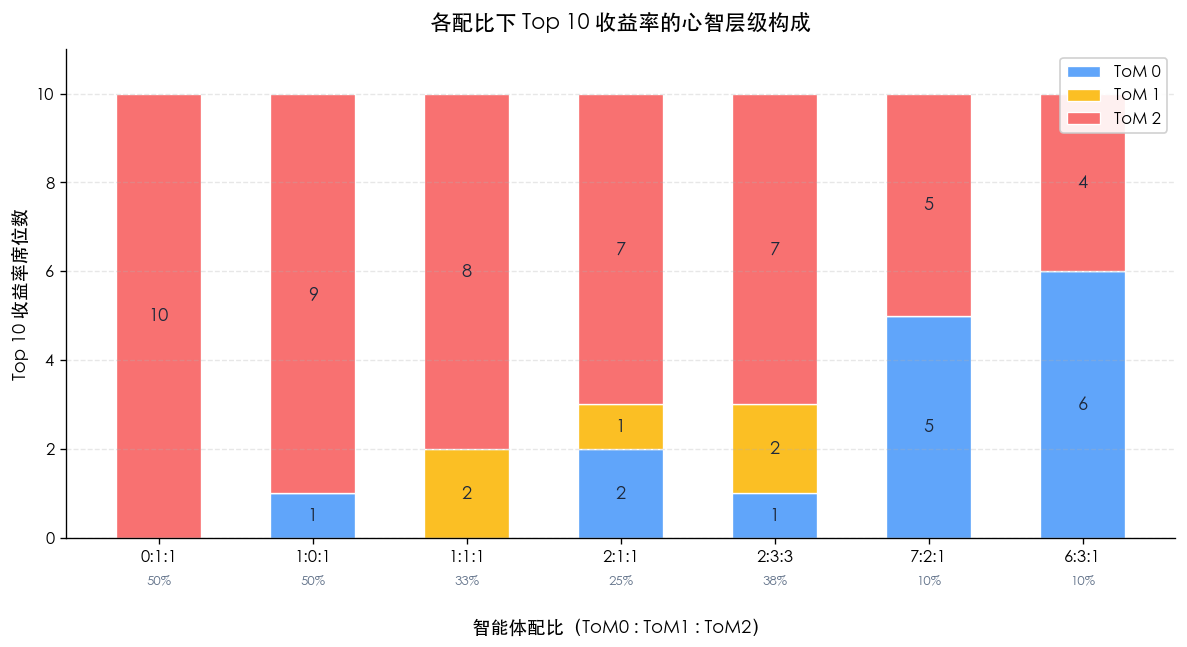

This figure's Python source:
"""堆叠柱状图：各配比下 Top10 收益率的心智构成，展示 ToM2 即使少数也占多数席位。"""

import matplotlib.pyplot as plt
import matplotlib
import numpy as np

matplotlib.rcParams["font.sans-serif"] = [
    "PingFang SC",
    "Heiti SC",
    "STHeiti",
    "Arial Unicode MS",
    "SimHei",
    "DejaVu Sans",
]
matplotlib.rcParams["axes.unicode_minus"] = False

# (比例标签, ToM0数量, ToM1数量, ToM2数量)
DATA = [
    ("0:1:1", 0, 0, 10),
    ("1:0:1", 1, 0, 9),
    ("1:1:1", 0, 2, 8),
    ("2:1:1", 2, 1, 7),
    ("2:3:3", 1, 2, 7),
    ("7:2:1", 5, 0, 5),
    ("6:3:1", 6, 0, 4),
]


def _tom2_ratio(row):
    """ToM2 实际占比，用于排序。"""
    a, b, c = (int(x) for x in row[0].split(":"))
    return c / (a + b + c)


def main():
    # 按 ToM2 Top10 数量降序排列
    ordered = sorted(DATA, key=lambda r: r[3], reverse=True)

    labels = [r[0] for r in ordered]
    tom0 = [r[1] for r in ordered]
    tom1 = [r[2] for r in ordered]
    tom2 = [r[3] for r in ordered]

    x = np.arange(len(labels))
    width = 0.55

    fig, ax = plt.subplots(figsize=(10, 5.5), dpi=120)

    # 堆叠柱
    c0 = "#60a5fa"  # 蓝 - ToM0
    c1 = "#fbbf24"  # 黄 - ToM1
    c2 = "#f87171"  # 红 - ToM2

    bars0 = ax.bar(x, tom0, width, label="ToM 0", color=c0, edgecolor="white", linewidth=0.8)
    bars1 = ax.bar(x, tom1, width, bottom=tom0, label="ToM 1", color=c1, edgecolor="white", linewidth=0.8)
    bottom2 = [a + b for a, b in zip(tom0, tom1)]
    bars2 = ax.bar(x, tom2, width, bottom=bottom2, label="ToM 2", color=c2, edgecolor="white", linewidth=0.8)

    # 在每段上标注数量（>0 时显示）
    for bars, vals, bottoms in [
        (bars0, tom0, [0] * len(labels)),
        (bars1, tom1, tom0),
        (bars2, tom2, bottom2),
    ]:
        for bar, v, b in zip(bars, vals, bottoms):
            if v > 0:
                ax.text(
                    bar.get_x() + bar.get_width() / 2,
                    b + v / 2,
                    str(v),
                    ha="center",
                    va="center",
                    fontsize=11,
                    fontweight="bold",
                    color="#1e293b",
                )

    # 在每根柱子下方标注 ToM2 实际占比（紧贴比例标签下方）
    for i, lab in enumerate(labels):
        ratio = _tom2_ratio(ordered[i])
        ax.annotate(
            f"{ratio:.0%}",
            xy=(x[i], 0),
            xytext=(0, -22),
            textcoords="offset points",
            ha="center",
            va="top",
            fontsize=8,
            color="#64748b",
        )

    ax.set_xlabel("智能体配比（ToM0 : ToM1 : ToM2）", fontsize=11, labelpad=32)
    ax.set_ylabel("Top 10 收益率席位数", fontsize=11)
    ax.set_title("各配比下 Top 10 收益率的心智层级构成", fontsize=13, pad=12)
    ax.set_xticks(x)
    ax.set_xticklabels(labels, fontsize=10)
    ax.set_yticks(range(0, 11, 2))
    ax.set_ylim(0, 11)
    ax.legend(loc="upper right", fontsize=10, framealpha=0.9)
    ax.grid(axis="y", linestyle="--", alpha=0.3)
    ax.spines["top"].set_visible(False)
    ax.spines["right"].set_visible(False)

    plt.tight_layout()
    out = __file__.replace(".py", ".png")
    plt.savefig(out, bbox_inches="tight")
    print(f"Saved: {out}")


if __name__ == "__main__":
    main()
